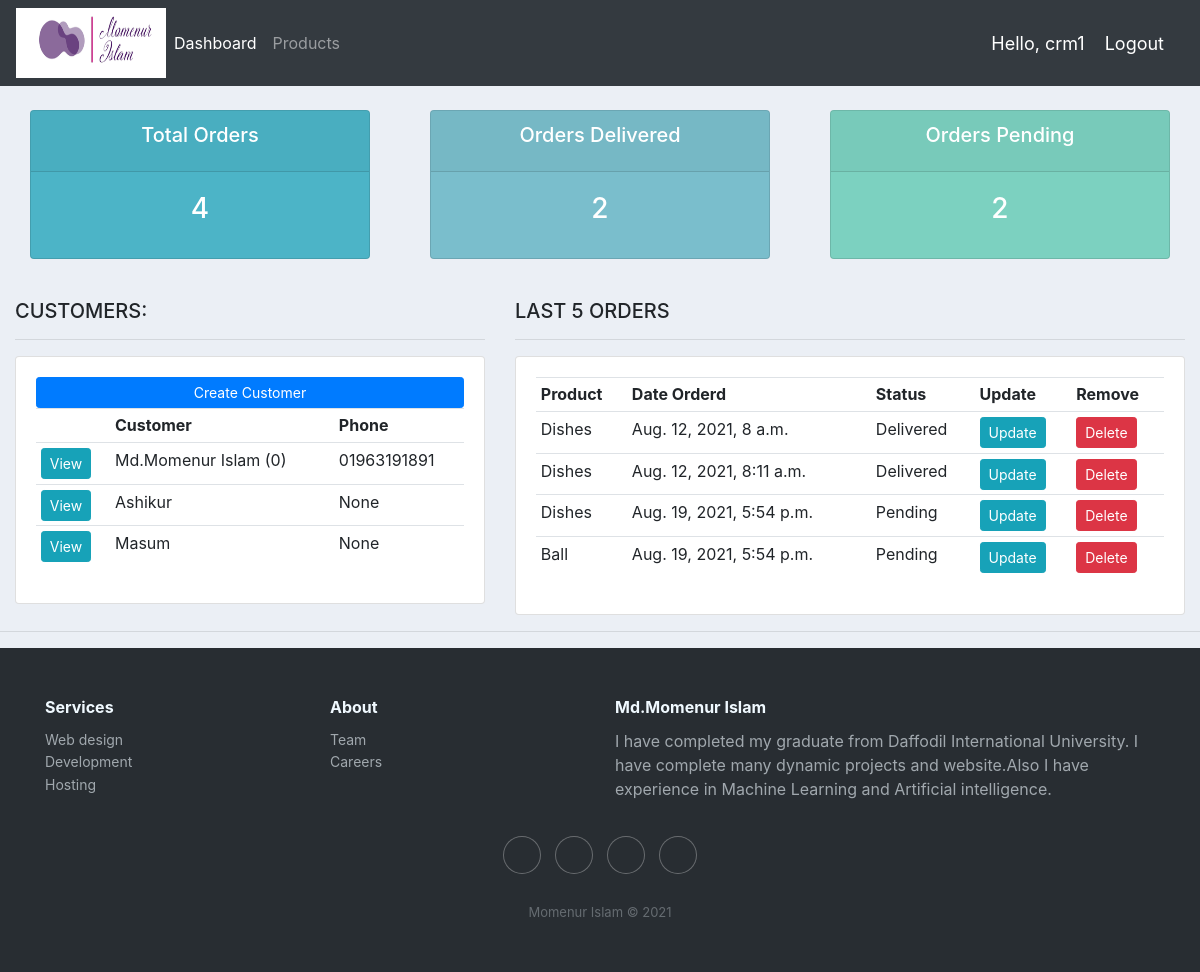
The app's page / (signed in) with its own data.
### accounts/models.py (models this page shows, shortened)
class Customer(models.Model):
	user = models.OneToOneField(User, null=True, blank=True, on_delete=models.CASCADE)
	name = models.CharField(max_length=200, null=True)
	phone = models.CharField(max_length=200, null=True)
	email = models.CharField(max_length=200, null=True)
	profile_pic = models.ImageField(default="profile1.png", null=True, blank=True)
	date_created = models.DateTimeField(auto_now_add=True, null=True)

class Order(models.Model):
	STATUS = (
			('Pending', 'Pending'),
			('Out for delivery', 'Out for delivery'),
			('Delivered', 'Delivered'),
			)
	customer = models.ForeignKey(Customer, null=True, on_delete= models.SET_NULL)
	product = models.ForeignKey(Product, null=True, on_delete= models.SET_NULL)
	date_created = models.DateTimeField(auto_now_add=True, null=True)
	status = models.CharField(max_length=200, null=True, choices=STATUS)
	note = models.CharField(max_length=1000, null=True)

class Product(models.Model):
	CATEGORY = (
			('Indoor', 'Indoor'),
			('Out Door', 'Out Door'),
			)
	name = models.CharField(max_length=200, null=True)
	price = models.FloatField(null=True)
	category = models.CharField(max_length=200, null=True, choices=CATEGORY)
	description = models.CharField(max_length=200, null=True, blank=True)
	date_created = models.DateTimeField(auto_now_add=True, null=True)
	tags = models.ManyToManyField(Tag)
	def __str__(self):
		return self.name

### accounts/decorators.py (the view)
	def wrapper_function(request, *args, **kwargs):
		group = None
		if request.user.groups.exists():
			group = request.user.groups.all()[0].name
		if group == 'customer':
			return redirect('user-page')
		if group == 'admin':
			return view_func(request, *args, **kwargs)

### accounts/views.py (called while the page is built)
@login_required(login_url='login')
@admin_only
def home(request):
    orders = Order.objects.all()
    customers = Customer.objects.all()
    total_customers = customers.count()
    total_orders = orders.count()
    delivered = orders.filter(status='Delivered').count()
    pending = orders.filter(status='Pending').count()
    context = {'orders': orders, 'customers': customers,
               'total_orders': total_orders, 'delivered': delivered,
               'pending': pending}
    return render(request, 'accounts/dashboard.html', context)

### accounts/templates/accounts/dashboard.html
{%  extends 'accounts/main.html' %}
{% block content %}
{%  include 'accounts/status.html' %}
<br>
<div class="row">
	<div class="col-md-5">
		<h5>CUSTOMERS:</h5>
		<hr>
		<div class="card card-body">
			<a class="btn btn-primary  btn-sm btn-block" href="">Create Customer</a>
			<table class="table table-sm">
				<tr>
					<th></th>
					<th>Customer</th>
					<th>Phone</th>
				</tr>
				{% for customer in customers %}
					<tr>
						<td><a class="btn btn-sm btn-info" href="{% url 'customer' customer.id %}">View</a></td>
						<td>{{customer.name}}</td>
						<td>{{customer.phone}}</td>
					</tr>
				{% endfor %}
			</table>
		</div>
	</div>
	<div class="col-md-7">
		<h5>LAST 5 ORDERS</h5>
		<hr>
		<div class="card card-body">
			<table class="table table-sm">
				<tr>
					<th>Product</th>
					<th>Date Orderd</th>
					<th>Status</th>
					<th>Update</th>
					<th>Remove</th>
				</tr>
				{% for order in orders %}
					<tr>
						<td>{{order.product}}</td>
						<td>{{order.date_created}}</td>
						<td>{{order.status}}</td>
						<td><a class="btn btn-sm btn-info" href="{% url 'update_order' order.id %}">Update</a></td>
						<td><a class="btn btn-sm btn-danger" href="{% url 'delete_order' order.id %}">Delete</a></td>
					</tr>
				{% endfor %}
			</table>
		</div>
	</div>
</div>
{% endblock %}

### accounts/templates/accounts/main.html (shortened to what this page needs)
<!DOCTYPE html>
{% load static %}
<html>
<head>
	<link rel="stylesheet" href="https://stackpath.bootstrapcdn.com/bootstrap/4.3.1/css/bootstrap.min.css">
	<link rel="stylesheet" type="text/css" href="{% static '/css/main.css' %}">
</head>
<body>
	{%  include 'accounts/navbar.html' %}
	<div class="container-fluid">
	{% block content %}
	{% endblock %}
    </div>
	<hr>
	{% include 'accounts/footer.html' %}
</body>
</html>

### accounts/templates/accounts/navbar.html (shortened to what this page needs)
{% load static %}
<nav class="navbar navbar-expand-lg navbar-dark bg-dark">
 <img src="{% static 'images/Mlogo.png' %}" width="150" height="70">
  <div class="collapse navbar-collapse" id="navbarNav">
    <ul class="navbar-nav">
      {% if request.user.is_staff %}
      <li class="nav-item active">
        <a class="nav-link" href="{% url 'home' %}">Dashboard</a>
      </li>
      <li class="nav-item">
        <a class="nav-link" href="{% url 'products' %}">Products</a>
      </li>
      {% else %}
       <li class="nav-item">
        <a class="nav-link" href="{% url 'account' %}">Settings</a>
      </li>
      {% endif %}
    </ul>
  </div>
  <span class="hello-msg">Hello, {{request.user}}</span>
  <span ><a  class="hello-msg" href="{% url 'logout' %}">Logout</a></span>
</nav>

### accounts/templates/accounts/status.html
<br>
<div class="row">
	<div class="col">
		<div class="col-md">
			<div class="card text-center text-white  mb-3" id="total-orders">
			  	<div class="card-header">
			  		<h5 class="card-title">Total Orders</h5>
			  	</div>
			  	<div class="card-body">
			    	<h3 class="card-title">{{total_orders}}</h3>
			  	</div>
			</div>
		</div>
	</div>
	<div class="col">
		<div class="col-md">
			<div class="card text-center text-white  mb-3" id="orders-delivered">
			  	<div class="card-header">
			  		<h5 class="card-title">Orders Delivered</h5>
			  	</div>
			  	<div class="card-body">
			    	<h3 class="card-title">{{delivered}}</h3>
			  	</div>
			</div>
		</div>
	</div>
	<div class="col">
		<div class="col-md">
			<div class="card text-center text-white  mb-3" id="orders-pending">
			  	<div class="card-header">
			  		<h5 class="card-title">Orders Pending</h5>
			  	</div>
			  	<div class="card-body">
			    	<h3 class="card-title">{{pending}}</h3>
			  	</div>
			</div>
		</div>
	</div>
</div>

### accounts/templates/accounts/footer.html (shortened to what this page needs)
<div class="footer-dark">
        <footer>
            <div class="container">
                <div class="row">
                    <div class="col-sm-6 col-md-3 item">
                        <h3>Services</h3>
                        <ul>
                            <li><a href="#">Web design</a></li>
                            <li><a href="#">Development</a></li>
                            <li><a href="#">Hosting</a></li>
                        </ul>
                    </div>
                    <div class="col-sm-6 col-md-3 item">
                        <h3>About</h3>
                        <ul>
                            <li><a href="#">Team</a></li>
                            <li><a href="#">Careers</a></li>
                        </ul>
                    </div>
                    <div class="col-md-6 item text">
                        <h3>Md.Momenur Islam</h3>
                        <p>I have completed my graduate from Daffodil International University. I have complete many dynamic projects and website.Also I have experience in Machine Learning and Artificial intelligence.  </p>
                    </div>
                    <div class="col item social"><a href="#"></a><a href="#"></a><a href="#"></a><a href="#"></a></div>
                </div>
                <p class="copyright">Momenur Islam © 2021</p>
            </div>
        </footer>
    </div>

### static/css/main.css (style rules this page uses)
body { background-color: #ebeff5; }
#total-orders { background-color: #4cb4c7; }
#orders-delivered { background-color: #7abecc; }
#orders-pending { background-color: #7CD1C0; }

### accounts/templates/accounts/navbar.html (style rules this page uses)
.hello-msg { font-size: 18px; color: #fff; margin-right: 20px; }

### accounts/templates/accounts/footer.html (style rules this page uses)
.footer-dark { padding:50px 0; color:#f0f9ff; background-color:#282d32; }
.footer-dark h3 { margin-top:0; margin-bottom:12px; font-weight:bold; font-size:16px; }
.footer-dark ul { padding:0; list-style:none; line-height:1.6; font-size:14px; margin-bottom:0; }
.footer-dark ul a { color:inherit; text-decoration:none; opacity:0.6; }
.footer-dark .item.text { margin-bottom:36px; }
.footer-dark .item.text p { opacity:0.6; margin-bottom:0; }
.footer-dark .item.social { text-align:center; }
.footer-dark .item.social > a { font-size:20px; width:36px; height:36px; line-height:36px; display:inline-block; text-align:center; border-radius:50%; box-shadow:0 0 0 1px rgba(255,255,255,0.4); margin:0 8px; color:#fff; opacity:0.75; }
.footer-dark .copyright { text-align:center; padding-top:24px; opacity:0.3; font-size:13px; margin-bottom:0; }

### records on screen
Customer: name "Md.Momenur Islam (0)", phone "01963191891"
Customer: name "Ashikur", phone "None"
Customer: name "Masum", phone "None"
Order: product "Dishes", date_created "Aug. 12, 2021, 8 a.m.", status "Delivered"
Order: product "Dishes", date_created "Aug. 12, 2021, 8:11 a.m.", status "Delivered"
Order: product "Dishes", date_created "Aug. 19, 2021, 5:54 p.m.", status "Pending"
Order: product "Ball", date_created "Aug. 19, 2021, 5:54 p.m.", status "Pending"

### other values on screen
{{ request.user }} "crm1"
{{ total_orders }} "4"
{{ delivered }} "2"
{{ pending }} "2"
